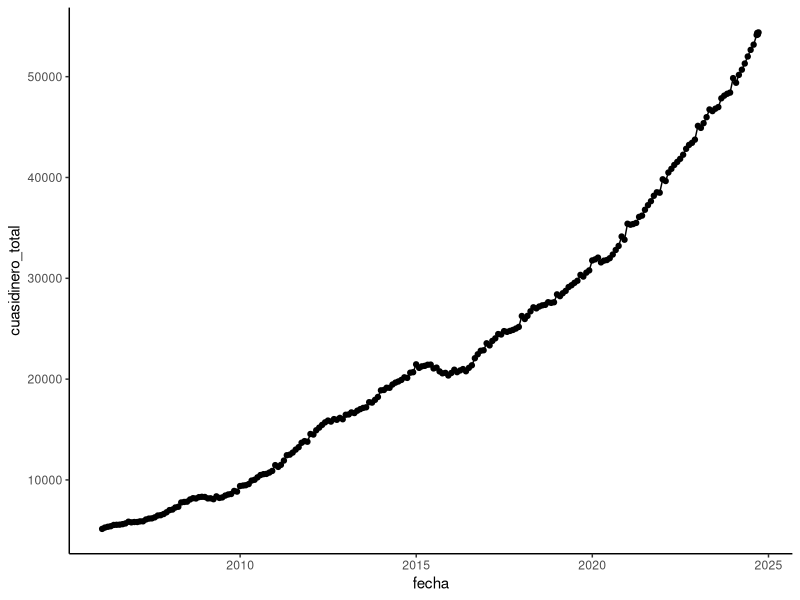
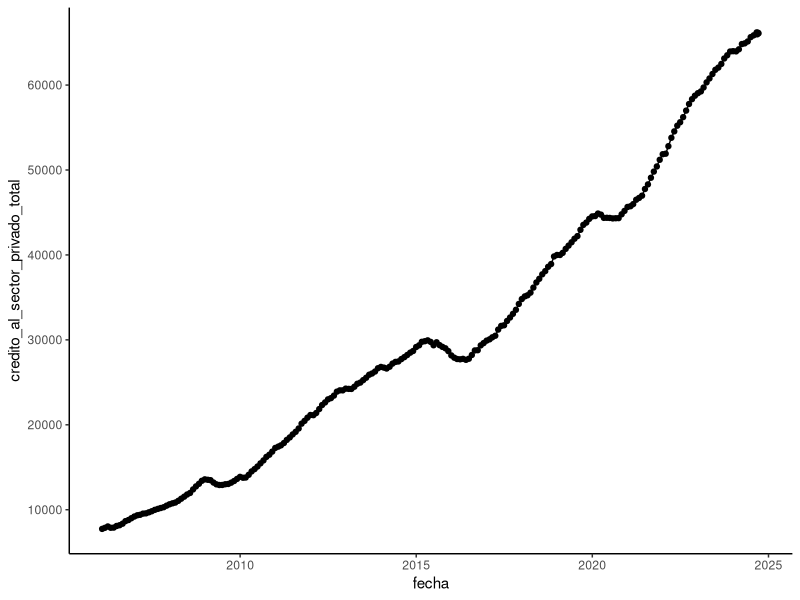
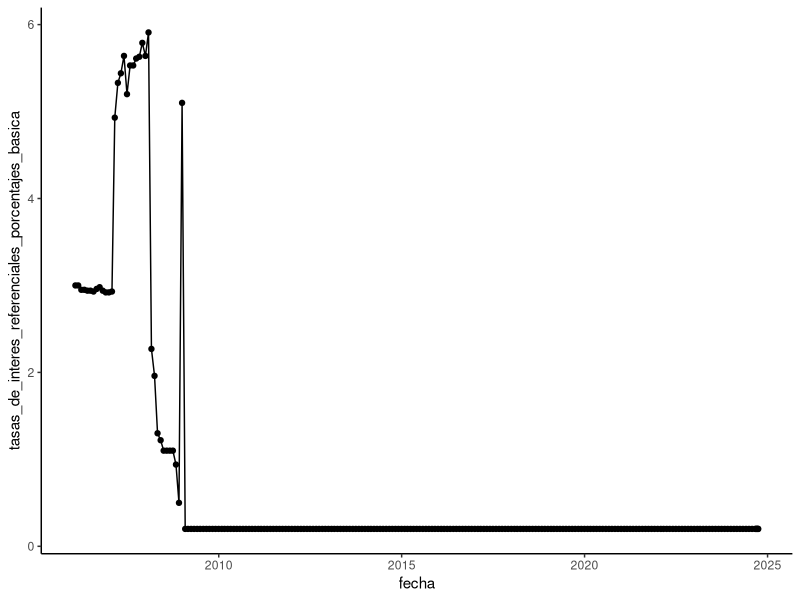
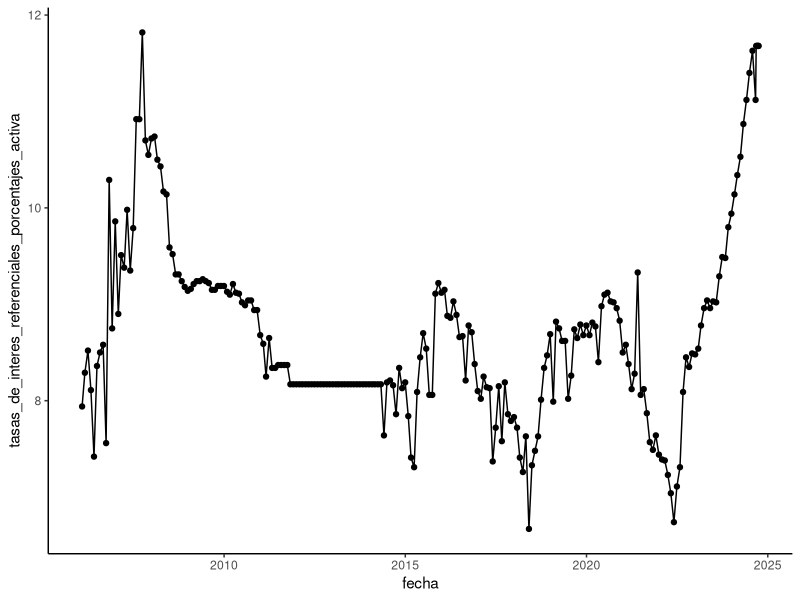
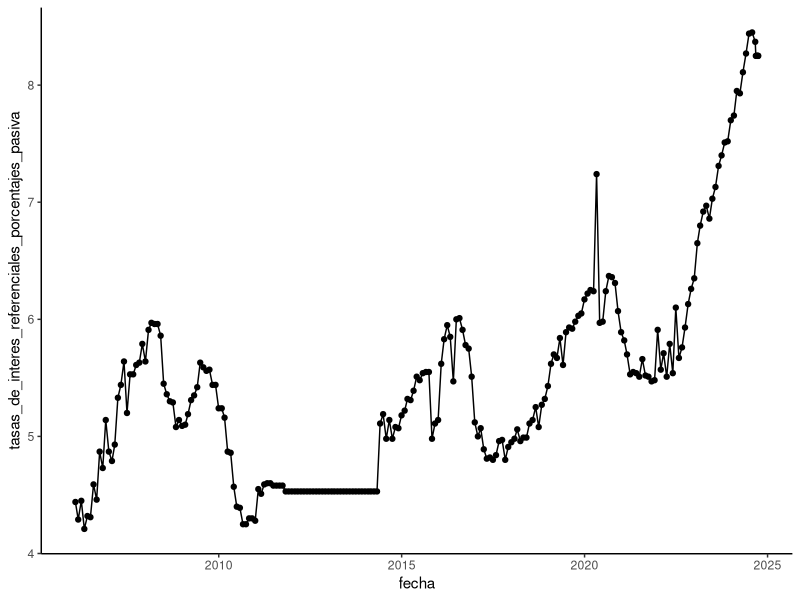
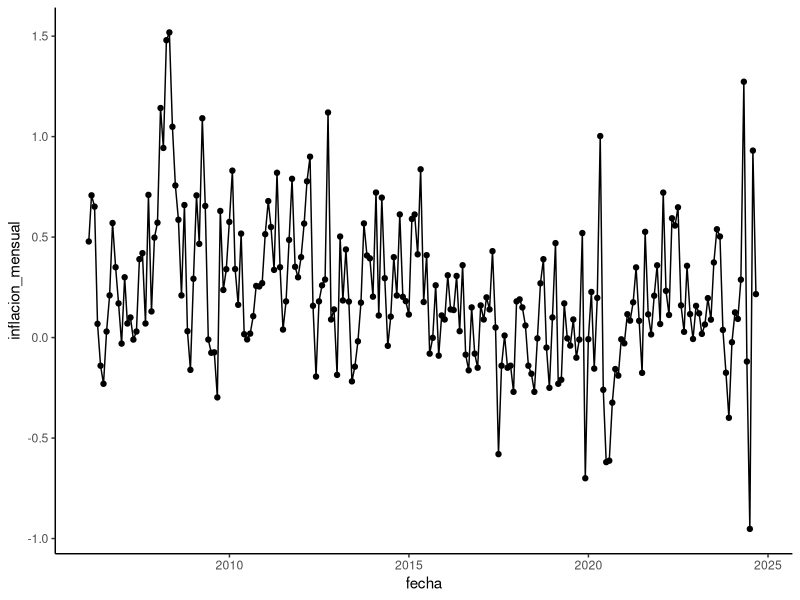
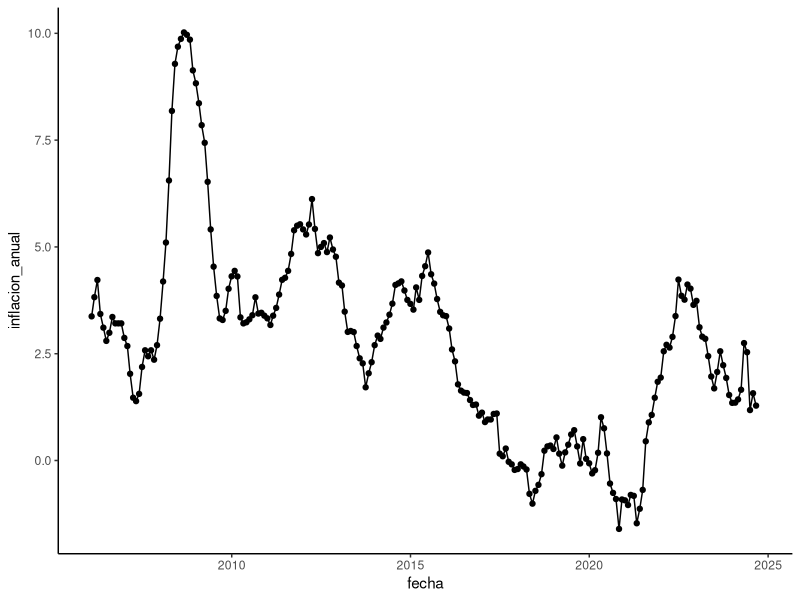
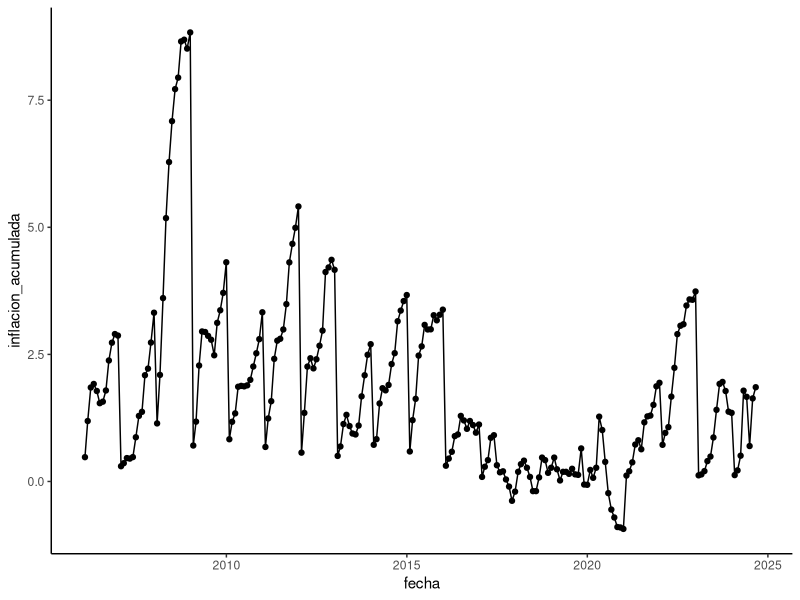

Reproduce these figures in R, in order.
{
library(readxl)
library(tidyverse)
library(lubridate)
library(zoo)
library(psych)
library(ggplot2)
library(stats)
library(modeest)
}

# Limpieza ----------------------------------------------------------------
setwd("C:/Users/USER/Documents/YRF_PROJECT/")

data <- read_excel("sector_financiero/data/modificada/BMS_CAMBIOS.xlsx")

{
colnames(data) = c("año", "mes", "dia","reservas_internacionales", "pasivos_monetarios", "emision_monetaria",
                   "dinero_electronico", "reservas_bancarias", "depositos_a_la_vista", "cuasidinero_total",
                   "cuasidinero_ahorro", "cuasidinero_plazo", "cuasidinero_restringido", "cuasidinero_operaciones_de_reporto",
                   "cuasidinero_otros_depositos", "credito_al_sector_privado_total", "credito_al_sector_privado_cartera",
                   "crédito_al_sector_privado_otros", "tasas_de_interes_referenciales_porcentajes_basica",
                   "tasas_de_interes_referenciales_porcentajes_pasiva", "tasas_de_interes_referenciales_porcentajes_activa",
                   "tasas_de_interes_referenciales_porcentajes_activa_de_corto_plazo_para_el", "inflacion_mensual", "inflacion_anual",
                   "inflacion_acumulada")

}# Nombres de las variables

{
# Reservas internacionales  RI(11) // reservas_internacionales
# Pasivos Monetarios  PM (1) // pasivos_monetarios
# Emisión monetaria EM(2) // emision_monetaria
# Dinero Electrónico DE(3) // dinero_electronico
# Reservas bancarias (Rb) // reservas_bancarias
# Depósitos a la vista (4) // depositos_a_la_vista
# Cuasidinero Total // cuasidinero_total
# Cuasidinero Ahorro // cuasidinero_ahorro
# Cuasidinero Plazo // cuasidinero_plazo
# Cuasidinero Restringido // cuasidinero_restringido
# Cuasidinero Operaciones de reporto // cuasidinero_operaciones_de_reporto
# Cuasidinero Otros depósitos // cuasidinero_otros_depositos
# Crédito al sector privado(6) Total // credito_al_sector_privado_total
# Crédito al sector privado(6) Cartera // credito_al_sector_privado_cartera
# Crédito al sector privado(6) Otros // crédito_al_sector_privado_otros
# TASAS DE INTERÉS REFERENCIALES porcentajes Básica (7) // tasas_de_interes_referenciales_porcentajes_basica
# TASAS DE INTERÉS REFERENCIALES porcentajes Pasiva (8) // tasas_de_interes_referenciales_porcentajes_pasiva
# TASAS DE INTERÉS REFERENCIALES porcentajes Activa (9) // tasas_de_interes_referenciales_porcentajes_activa
# TASAS DE INTERÉS REFERENCIALES porcentajes Activa de Corto Plazo para el segmento Productivo Corporativo (10) // tasas_de_interes_referenciales_porcentajes_activa_de_corto_plazo_para_el segmto_productivo_corporativo
# INFLACIÓN porcentajes Mensual // inflacion_mensual
# INFLACIÓN porcentajes Anual // inflacion_anual
# INFLACIÓN porcentajes Acumulada // inflacion_acumulada
}# Definir nombres

{
data_clean <- data %>% select(1:25) %>% filter(!if_all(everything(), is.na)) # seleccionar todas la variables

data_clean$año = na.locf(data_clean$año) # mezclar todas las variables para formato fecha

# Mapeo de nombres de meses en español a números
month_map <- setNames(1:12, c("Enero", "Febrero", "Marzo", "Abril", "Mayo", "Junio",                              
                              "Julio", "Agosto", "Septiembre", "Octubre", "Noviembre", "Diciembre"))

# Transformar `mes` de nombres en español a numéricos y combinar `año`, `mes`, `dia` en una `fecha`

data_clean2 <- data_clean %>%
  mutate(mes = month_map[mes],
         date = make_date(año, mes, dia)) %>%
  select(-año, -mes, -dia) %>%
  rename(fecha = date) %>%
  relocate(fecha, .before = everything())  # Mueve la columna fecha al primer lugar

}# Fechas

{
  sapply(data_clean2, class)
  
  data_clean3 <- data_clean2 %>%
    mutate(across(where(is.character) & !contains("fecha"), as.numeric))
  
  sapply(data_clean3, class)
}# Convertir variables a numericas

# Limpieza de datos atipicos

# Valores "n.d" y "n.d." a NA
colSums(is.na(data_clean3))

data_clean3[] <- lapply(data_clean3, function(x) {
  if (is.character(x)) x[x %in% c("n.d", "n.d.")] <- NA
  return(x)
})

# Rango de fechas
data_clean4 <- subset(data_clean3, fecha >= as.Date("2007-01-01") & fecha <= as.Date("2024-08-31"))

# Eliminar valores NA


# Estadística descriptiva ---------------------------------------------------------
# Reservas internacionales
summary(data_clean3$reservas_internacionales)
describe(data_clean3$reservas_internacionales)
var(data_clean3$reservas_internacionales)

#Pasivos monenetarios
summary(data_clean3$pasivos_monetarios)
describe(data_clean3$pasivos_monetarios)
var(data_clean3$pasivos_monetarios)

# Emisión monetaria
summary(data_clean3$emision_monetaria)
describe(data_clean3$emision_monetaria)
var(data_clean3$emision_monetaria)

# Reservas bancarias
summary(data_clean3$reservas_bancarias)
describe(data_clean3$reservas_bancarias)
var(data_clean3$reservas_bancarias)

# Depositos a la vista
summary(data_clean3$depositos_a_la_vista)
describe(data_clean3$depositos_a_la_vista)
var(data_clean3$depositos_a_la_vista, na.rm = TRUE)

# Cuasidinero total
summary(data_clean3$cuasidinero_total)
describe(data_clean3$cuasidinero_total)
var(data_clean3$cuasidinero_total, na.rm = TRUE)

# Credito al   sector privado total
summary(data_clean3$credito_al_sector_privado_total)
describe(data_clean3$credito_al_sector_privado_total)
var(data_clean3$credito_al_sector_privado_total, na.rm = TRUE)

# Tasas de interés referecniales (%) básicas
summary(data_clean3$tasas_de_interes_referenciales_porcentajes_basica)
describe(data_clean3$tasas_de_interes_referenciales_porcentajes_basica)
var(data_clean3$tasas_de_interes_referenciales_porcentajes_basica, na.rm = TRUE)

# Tasas de interés referecniales (%) pásiva
summary(data_clean3$tasas_de_interes_referenciales_porcentajes_pasiva)
describe(data_clean3$tasas_de_interes_referenciales_porcentajes_pasiva)
var(data_clean3$tasas_de_interes_referenciales_porcentajes_pasiva, na.rm = TRUE)

# Tasas de interés referecniales (%) activa
summary(data_clean3$tasas_de_interes_referenciales_porcentajes_activa)
describe(data_clean3$tasas_de_interes_referenciales_porcentajes_activa)
var(data_clean3$tasas_de_interes_referenciales_porcentajes_activa, na.rm = TRUE)

# Inflación mensual
summary(data_clean3$inflacion_mensual)
describe(data_clean3$inflacion_mensual)
var(data_clean3$inflacion_mensual, na.rm = TRUE)

# Inflación anual
summary(data_clean3$inflacion_anual)
describe(data_clean3$inflacion_anual)
var(data_clean3$inflacion_anual, na.rm = TRUE)

# Inflación acumulada
summary(data_clean3$inflacion_acumulada)
describe(data_clean3$inflacion_acumulada)
var(data_clean3$inflacion_acumulada, na.rm = TRUE)


colSums(is.na(data_clean3))


# Gráfica -----------------------------------------------------------------
# Reservas internacionales
{
mean_1<-mean(data_clean3$reservas_internacionales)/1000
plot_reser_int <- ggplot(data_clean3, aes(x = fecha, y = reservas_internacionales/1000)) +
    geom_area(fill = "lightblue", alpha = 0.5) +  # Sombrea la zona debajo de la curva con color y transparencia
    geom_line(color = "#00008B") +  # Dibuja la línea sobre el área sombreada
    theme_minimal() +
    labs(
      title = "Rservas Internacionales (En millones de dólares)",
      x = "PERIODO",
      y = "Reservas Internacionales",
      caption = "Fuente: Banco Central del Ecuador"
    ) +
    theme_classic() +
    # Agregar líneas horizontales en valores específicos
    geom_hline(yintercept = c(4.554053), linetype = "dashed", color = "red")
  
pdf("plot_reser_int.pdf", height = 5.5, width = 8)
plot_reser_int
dev.off()
}  
  
#Pasivos monenetarios
{
  mean_2<-mean(data_clean3$pasivos_monetarios)/1000
  plot_pasiv_mon <- ggplot(data_clean3, aes(x = fecha, y = pasivos_monetarios/1000)) +
    geom_area(fill = "lightblue", alpha = 0.5) +  # Sombrea la zona debajo de la curva con color y transparencia
    geom_line(color = "#00008B") +  # Dibuja la línea sobre el área sombreada
    theme_minimal() +
    labs(
      title = "Pasivos monetarios (En millones de dólares)",
      x = "PERIODO",
      y = "Pasivos monetarios",
      caption = "Fuente: Banco Central del Ecuador"
    ) +
    theme_classic() +
    # Agregar líneas horizontales en valores específicos
    geom_hline(yintercept = c(3.617957), linetype = "dashed", color = "red")
  
  pdf("plot_pasiv_mon.pdf", height = 5.5, width = 8)
  plot_pasiv_mon
  dev.off()
}

# Emisión monetaria
{
  mean_3<-mean(data_clean3$emision_monetaria)
  plot_emis_mon <- ggplot(data_clean3, aes(x = fecha, y = emision_monetaria)) +
    geom_area(fill = "lightblue", alpha = 0.5) +  # Sombrea la zona debajo de la curva con color y transparencia
    geom_line(color = "#00008B") +  # Dibuja la línea sobre el área sombreada
    theme_minimal() +
    labs(
      title = "Pasivos monetarios (En millones de dólares)",
      x = "PERIODO",
      y = "Pasivos monetarios",
      caption = "Fuente: Banco Central del Ecuador"
    ) +
    theme_classic() +
    # Agregar líneas horizontales en valores específicos
    geom_hline(yintercept = c(mean_3), linetype = "dashed", color = "red")
  
  pdf("plot_pasiv_mon.pdf", height = 5.5, width = 8)
  plot_pasiv_mon
  dev.off()
  }


# Reservas bancarias
{
  mean_4<-mean(data_clean3$reservas_bancarias)/1000
  plot_rser_banc <- ggplot(data_clean3, aes(x = fecha, y = reservas_bancarias /1000)) +
    geom_area(fill = "lightblue", alpha = 0.5) +  # Sombrea la zona debajo de la curva con color y transparencia
    geom_line(color = "#00008B") +  # Dibuja la línea sobre el área sombreada
    theme_minimal() +
    labs(
      title = "Reservas bancarias (En millones de dólares)",
      x = "PERIODO",
      y = "Rservas bancarias",
      caption = "Fuente: Banco Central del Ecuador"
    ) +
    theme_classic() +
    # Agregar líneas horizontales en valores específicos
    geom_hline(yintercept = c(mean_4), linetype = "dashed", color = "red")
  
  pdf("plot_rser_banc.pdf", height = 5.5, width = 8)
  plot_rser_banc
  dev.off()
  }

# Depositos a la vista
{
  mean_5<-mean(data_clean3$depositos_a_la_vista, na.rm = TRUE)/1000 
  plot_dep_vista <- ggplot(data_clean3, aes(x = fecha, y = depositos_a_la_vista /1000)) +
    geom_area(fill = "lightblue", alpha = 0.5) +  # Sombrea la zona debajo de la curva con color y transparencia
    geom_line(color = "#00008B") +  # Dibuja la línea sobre el área sombreada
    theme_minimal() +
    labs(
      title = "Depositos a la vista (En millones de dólares)",
      x = "PERIODO",
      y = "Depositos a la vista",
      caption = "Fuente: Banco Central del Ecuador"
    ) +
    theme_classic() +
    # Agregar líneas horizontales en valores específicos
    geom_hline(yintercept = c(mean_5), linetype = "dashed", color = "red")
  
  pdf("plot_rser_banc.pdf", height = 5.5, width = 8)
  plot_rser_banc
  dev.off()
  }


# Cuasidinero total
ggplot(data_clean3, aes(x = fecha, y = cuasidinero_total))+
  geom_line()+
  geom_point()+
  theme_minimal() +
  theme_classic()

# Credito al   sector privado total
ggplot(data_clean3, aes(x = fecha, y = credito_al_sector_privado_total))+
  geom_line()+
  geom_point()+
  theme_minimal() +
  theme_classic()

# Tasas de interés referecniales (%) básicas
ggplot(data_clean3, aes(x = fecha, y = tasas_de_interes_referenciales_porcentajes_basica))+
  geom_line()+
  geom_point()+
  theme_minimal() +
  theme_classic()

# Tasas de interés referecniales (%) activa
ggplot(data_clean3, aes(x = fecha, y = tasas_de_interes_referenciales_porcentajes_activa))+
  geom_line()+
  geom_point()+
  theme_minimal() +
  theme_classic()

# Tasas de interés referecniales (%) pásiva
ggplot(data_clean3, aes(x = fecha, y = tasas_de_interes_referenciales_porcentajes_pasiva))+
  geom_line()+
  geom_point()+
  theme_minimal() +
  theme_classic()

# Inflación mensual
ggplot(data_clean3, aes(x = fecha, y = inflacion_mensual))+
  geom_line()+
  geom_point()+
  theme_minimal() +
  theme_classic()

# Inflación anual
ggplot(data_clean3, aes(x = fecha, y = inflacion_anual))+
  geom_line()+
  geom_point()+
  theme_minimal() +
  theme_classic()


# Inflación acumulada
ggplot(data_clean3, aes(x = fecha, y = inflacion_acumulada))+
  geom_line()+
  geom_point()+
  theme_minimal() +
  theme_classic()
